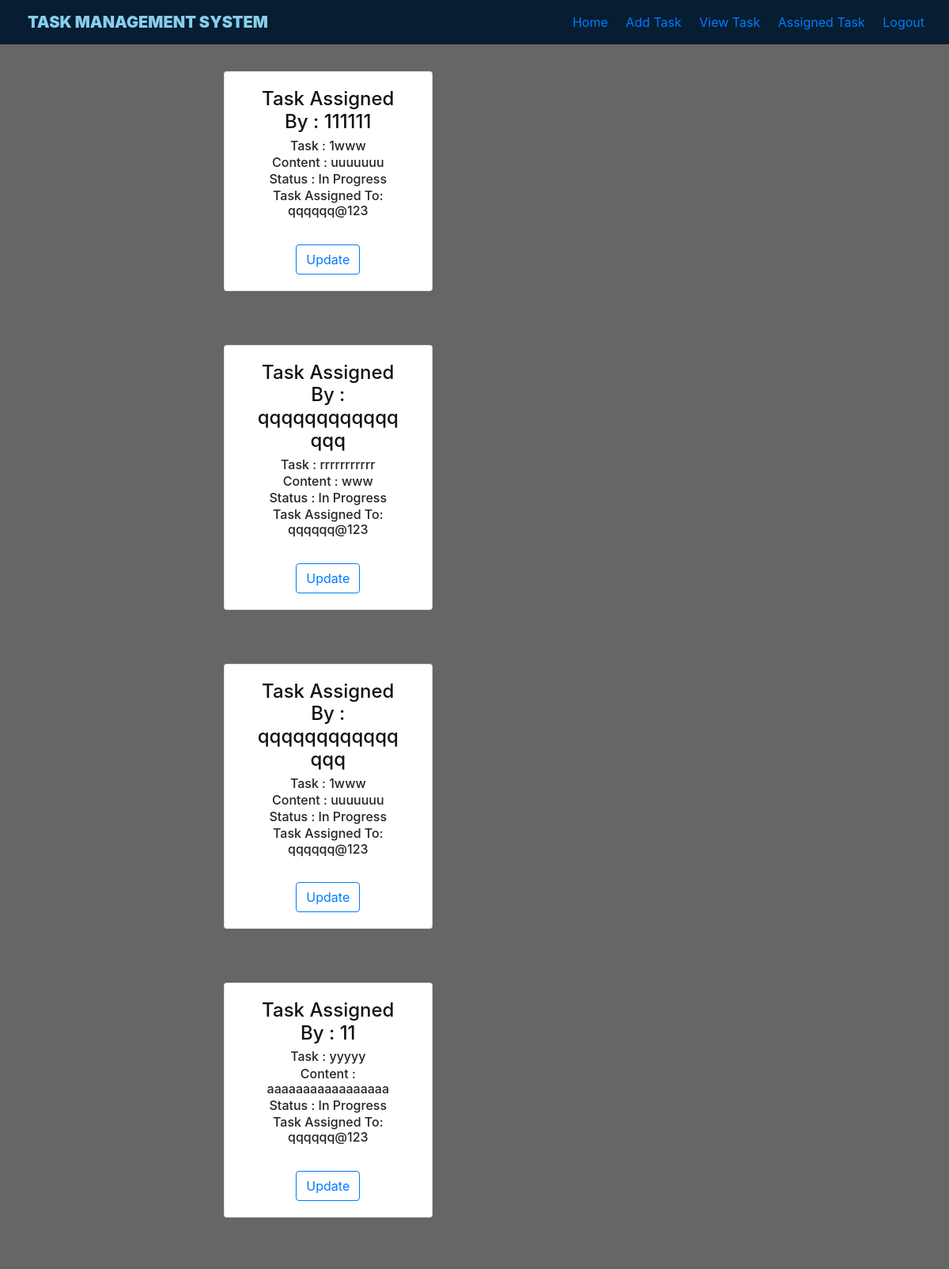
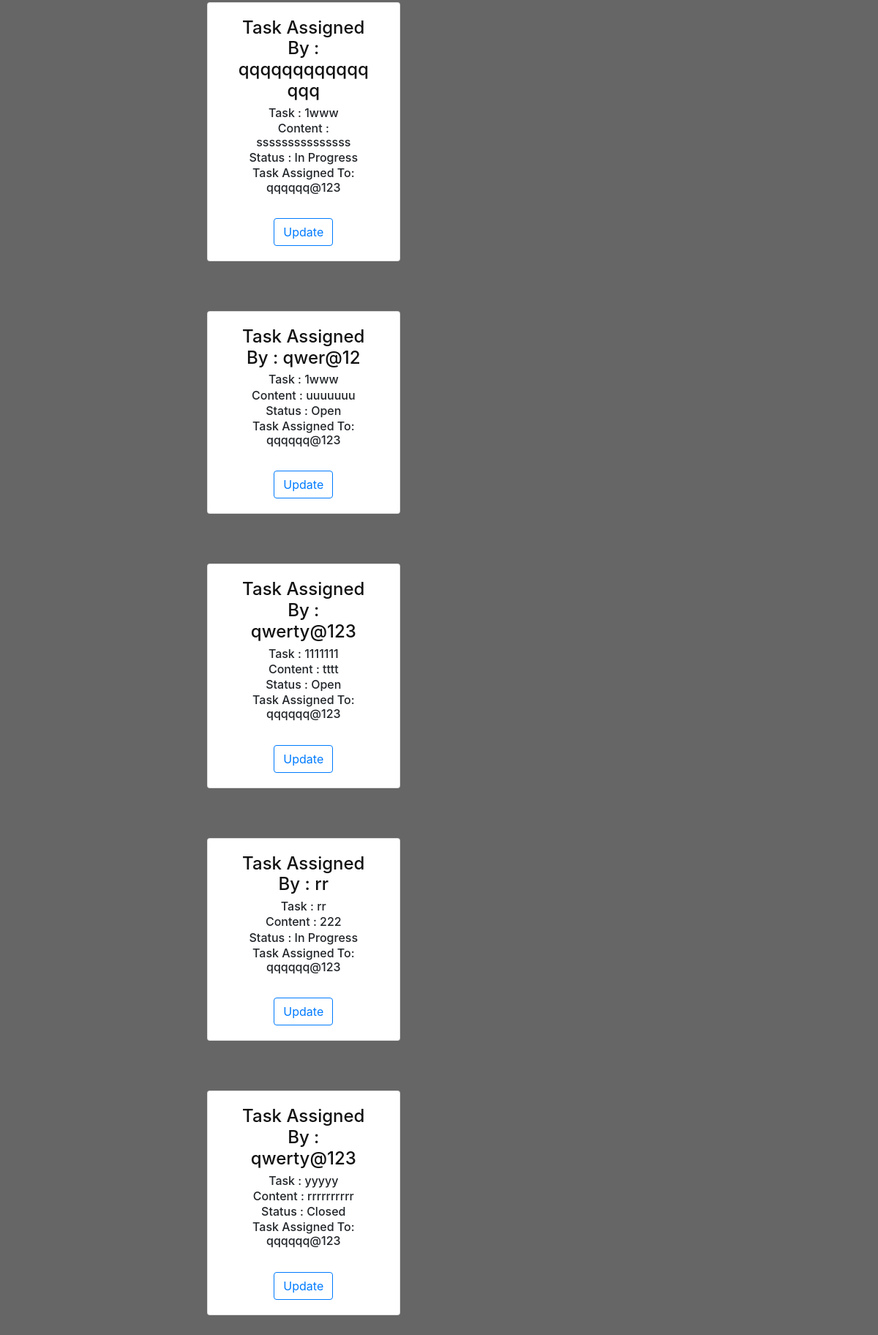
The app's page /taskview (signed in) with its own data (2 pictures, top to bottom).
### task_app/models.py (models this page shows, shortened)
class Task(models.Model):
    creater=models.CharField(max_length=60)
    task_name = models.CharField(max_length=80,null=True)
    content= models.CharField(max_length=400,null=True,blank=True)
    status=models.CharField(max_length=20 ,choices=choice,default='open')
    user=models.ForeignKey(User,max_length=20,on_delete=models.CASCADE,null=True)

### task_app/views.py (the view)
# urls.py: path('taskview',views.TaskView,name='taskview'),
@login_required(login_url='login')
def TaskView(request):
    current_user = request.user.id
    task=Task.objects.all().filter(user=current_user)
    context={'task':task}
    return render(request, 'taskview.html',context=context)

### task_app/templates/taskview.html (shortened to what this page needs)
{% extends 'base2.html' %}
{% load static %}
{% load crispy_forms_tags %}
{% block body %}
<br>
    {% if task.title == None  %}
        {% for i in task %}
            <div class="container" >
                <div class="row " >
                    <div class="col-lg-7 text-center " style="margin:10px auto;" >
                        <div class="card  col-lg-5 col-md-5 col-10 mt-2 mt-lg-0 mt-md-0" style="width: 34rem;" style="margin:10px auto;">
                            <div class="card-body">
                                <h4 class="card-title" style="color: rgb(18, 18, 18);">Task Assigned By : {{i.creater}}</h4>
                                <h6 class="card-subtitle mb-2 ">Task : {{i.task_name}}</h6>
                                <h6 class="card-subtitle mb-2 ">Content : {{i.content}}</h6></span>
                                <h6 class="card-subtitle mb-2 ">Status : {{i.status}}</h6>
                                <h6 class="card-subtitle mb-2">Task Assigned To: {{i.user}}</h6><br>
                                <a class="btn btn-outline-primary" type="button" href="{% url 'taskedit' i.id %}" >Update</a>
                            </div>
                        </div><br><br>
                    </div>
                </div>
            </div>
        {% endfor %}
        {% else %}
        <h2> &nbsp;&nbsp;&nbsp;Hi {{user}}.... No any Task assigned to you... </h2>
    {% endif %}
{% endblock %}

### task_app/templates/base2.html (shortened to what this page needs)
{% load static %}
<!DOCTYPE html>
<html>
    <head>
      <link rel="stylesheet" href="https://cdn.jsdelivr.net/npm/bootstrap@4.0.0/dist/css/bootstrap.min.css">
        <link rel="stylesheet" href="{% static 'style.css' %}">
    </head>
    <body style="background-color: #666">
        <nav class="navbar navbar-expand-lg " style="background-color: #071D31">
            <div class="container-fluid">
                <a class="navbar-brand" href="{% url 'home' %}" style="font-weight:900; color:skyblue; ">&nbsp;TASK MANAGEMENT SYSTEM</a>
                <div class="collapse navbar-collapse" id="navbarTogglerDemo03">
                    <ul class="navbar-nav ml-auto mb-2 mb-lg-0">
                        <li class="nav-item">
                            <a class="navbar_links"  href="{% url 'userindex' %}">Home</a>
                        </li>
                        <li class="nav-item">
                            <a class="navbar_links"  href="{% url 'taskadd' %}">Add Task</a>
                        </li>
                        <li class="nav-item">
                            <a class="navbar_links"  href="{% url 'taskview' %}">View Task</a>
                        </li>
                        <li class="nav-item">
                            <a class="navbar_links"  href="{% url 'assign' %}">Assigned Task</a>
                        </li>
                        <li class="nav-item">
                            <a class="navbar_links"  href="{% url 'logout' %}">Logout</a>
                        </li>
                    </ul>
                </div>
            </div>
        </nav>
        {% block body %}
        {% endblock %}
    </body>
</html>

### static/style.css (style rules this page uses)
.navbar_links { text-decoration: none; }

### records on screen
Task: creater "111111", task_name "1www", content "uuuuuuu", status "In Progress", user "qqqqqq@123"
Task: creater "qqqqqqqqqqqqqqq", task_name "rrrrrrrrrrr", content "www", status "In Progress", user "qqqqqq@123"
Task: creater "qqqqqqqqqqqqqqq", task_name "1www", content "uuuuuuu", status "In Progress", user "qqqqqq@123"
Task: creater "11", task_name "yyyyy", content "aaaaaaaaaaaaaaaaa", status "In Progress", user "qqqqqq@123"
Task: creater "qqqqqqqqqqqqqqq", task_name "1www", content "sssssssssssssss", status "In Progress", user "qqqqqq@123"
Task: creater "qwer@12", task_name "1www", content "uuuuuuu", status "Open", user "qqqqqq@123"
Task: creater "qwerty@123", task_name "1111111", content "tttt", status "Open", user "qqqqqq@123"
Task: creater "rr", task_name "rr", content "222", status "In Progress", user "qqqqqq@123"
Task: creater "qwerty@123", task_name "yyyyy", content "rrrrrrrrrr", status "Closed", user "qqqqqq@123"
